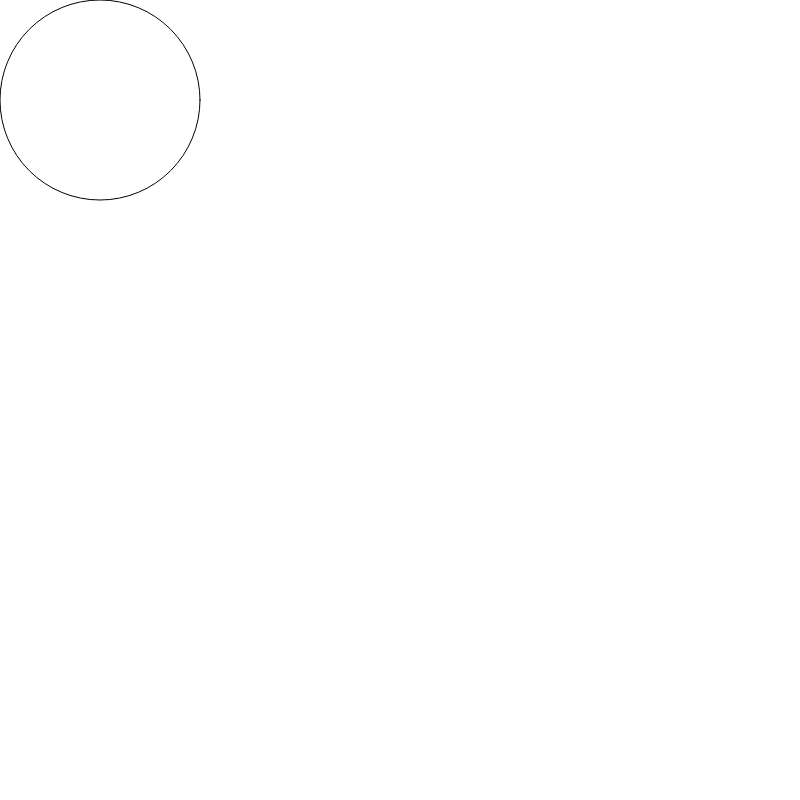
Frame 1 (no input)
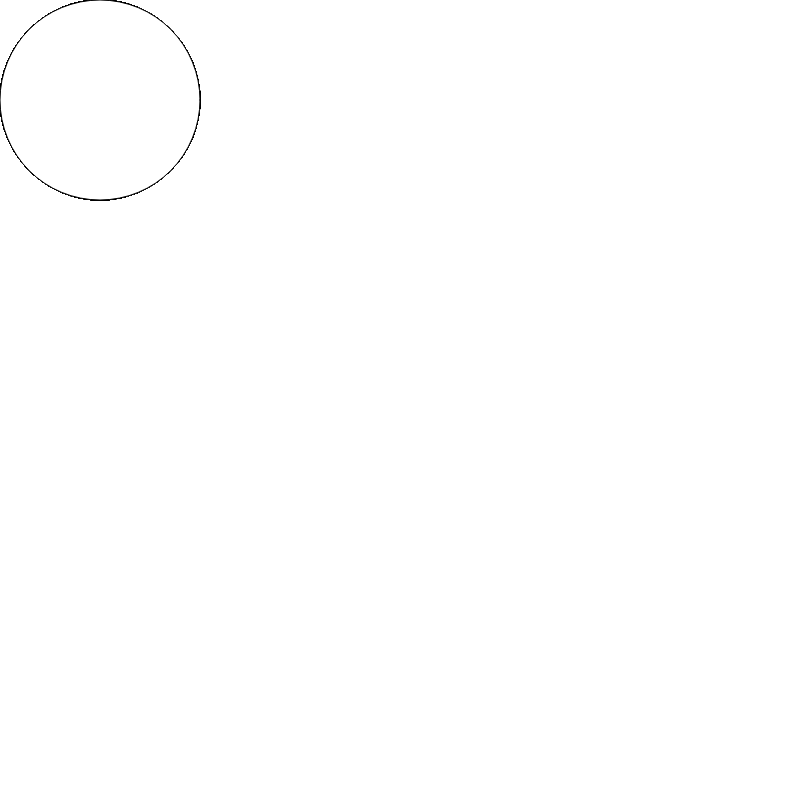
Frame 60 (no input)
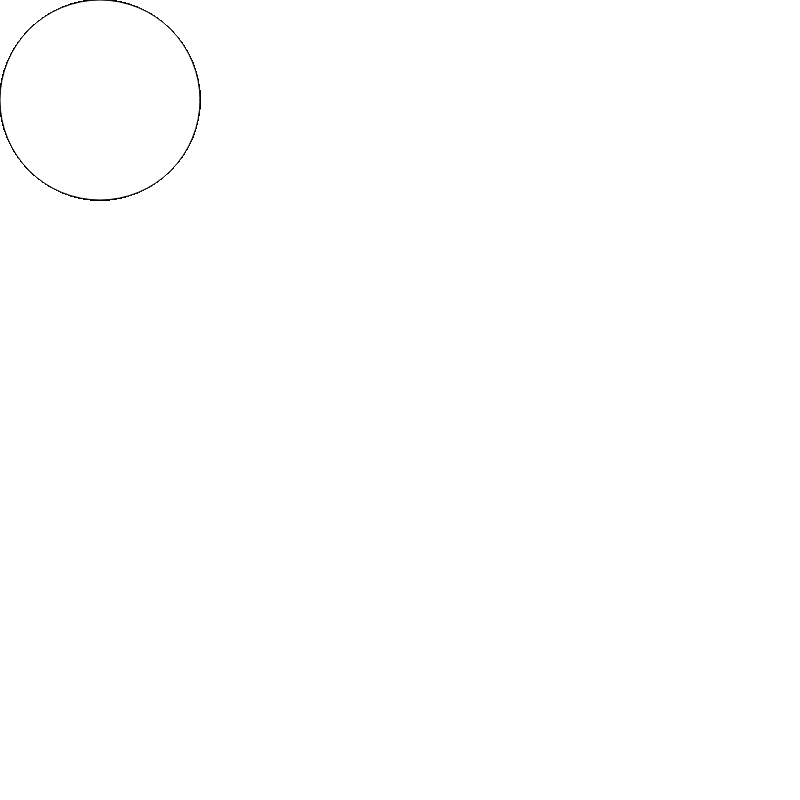
Frame 120 (the mouse pressed at the canvas centre since frame 60)

The p5.js sketch that drew these frames (run headless with seeded random() and noise() and a simulated clock; from frame 60 on, the mouse is pressed at the canvas centre):

// p5.js sketch
// ── sketch.js
console.log("hello");

function setup() {
  createCanvas(800, 800);
  background(255);
}

function draw() {
  ellipse(100, 100, 200, 200);
}
